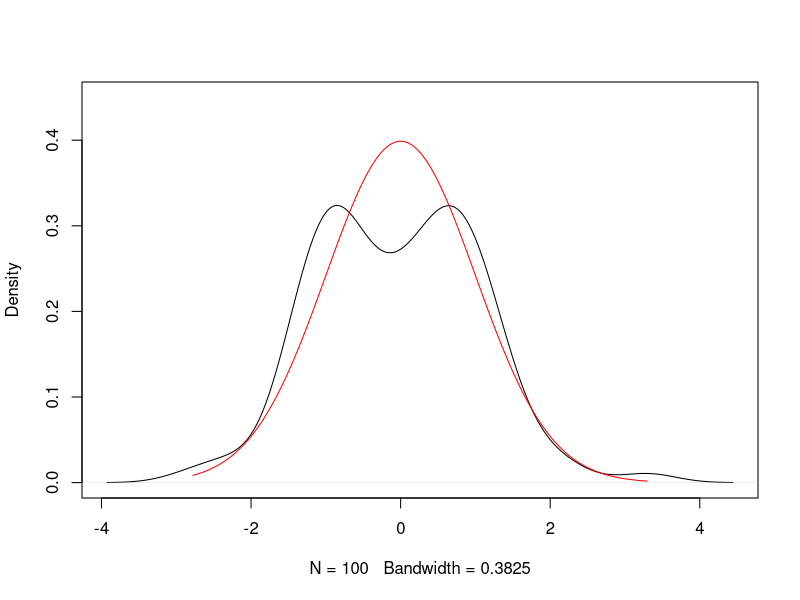

The R script that drew this image: (Note: this script raises an error after producing the figure.)
## ---- chunk 1
N=100# Number of observations in the draw
x<-rnorm(N, mean=0, sd=1)
z=seq(min(x),max(x),le=100)
hx<-dnorm(z)
plot(density(x),main="",ylim=c(0,0.45)) 
lines(z,hx, col="red")

## ---- chunk 2
knitr::include_graphics("01-intro_files/figure-html/fig-1.png")
